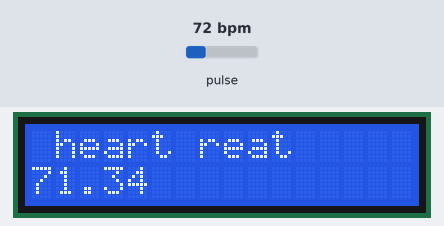
The sketch below on a simulated Arduino Uno, built with avr-gcc and run on an emulated ATmega328P. Shown: 16×2 character LCD. The inputs (shaded band) are chosen by the test bench; at power-on: pulse 72 bpm. What the sketch prints to the serial monitor is not drawn.

Above: at 1.3 s.
1.4 s: pulse set to 70 bpm
At 2.4 s:
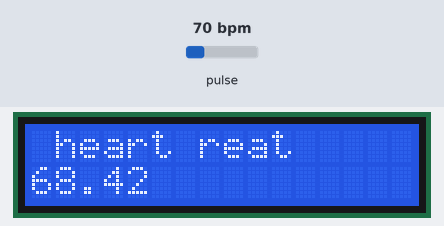
4.1 s: pulse set to 130 bpm
At 4.84 s:
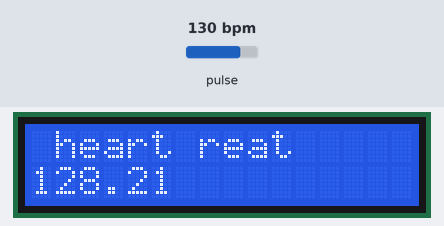
6.1 s: pulse set to 42 bpm
At 8.2 s:
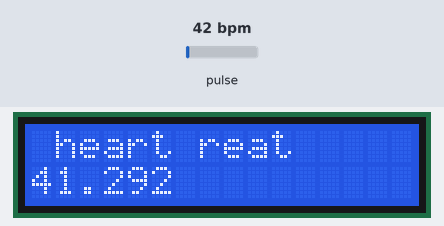
Timing chart, 0 to 9.7 s (numbered marks = the images above; inputs shaded):
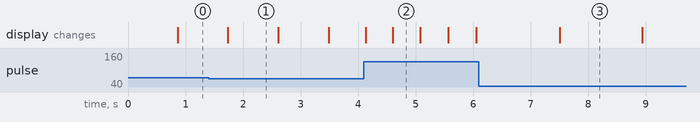

The sketch:

Arduino_HeartRate.ino
```cpp
#include <Wire.h>
#include "MAX30105.h"
#include <LiquidCrystal_I2C.h>
LiquidCrystal_I2C lcd(0x27, 16, 2);
#include "heartRate.h"

MAX30105 particleSensor;

const byte RATE_SIZE = 4; //Increase this for more averaging. 4 is good.
byte rates[RATE_SIZE]; //Array of heart rates
byte rateSpot = 0;
long lastBeat = 0; //Time at which the last beat occurred

float beatsPerMinute;
int beatAvg;

void setup()
{
  Serial.begin(115200);
  Serial.println("Initializing...");
  lcd.begin(16,2);//Defining 16 columns and 2 rows of lcd display
lcd.init();
lcd.backlight();//To Power ON the back light


  // Initialize sensor
  if (!particleSensor.begin(Wire, I2C_SPEED_FAST)) //Use default I2C port, 400kHz speed
  {
    Serial.println("MAX30105 was not found. Please check wiring/power. ");
    while (1);
  }
  Serial.println("Place your index finger on the sensor with steady pressure.");

  particleSensor.setup(); //Configure sensor with default settings
  particleSensor.setPulseAmplitudeRed(0x0A); //Turn Red LED to low to indicate sensor is running
  particleSensor.setPulseAmplitudeGreen(0); //Turn off Green LED
}

void loop()
{
  long irValue = particleSensor.getIR();

  if (checkForBeat(irValue) == true)
  {
    //We sensed a beat!
    long delta = millis() - lastBeat;
    lastBeat = millis();

    beatsPerMinute = 60 / (delta / 1000.0);

    if (beatsPerMinute < 255 && beatsPerMinute > 20)
    {
      rates[rateSpot++] = (byte)beatsPerMinute; //Store this reading in the array
      rateSpot %= RATE_SIZE; //Wrap variable

      //Take average of readings
      beatAvg = 0;
      for (byte x = 0 ; x < RATE_SIZE ; x++)
        beatAvg += rates[x];
      beatAvg /= RATE_SIZE;
    }
  }

  Serial.print("IR=");
  Serial.print(irValue);
  Serial.print(", BPM=");
  Serial.print(beatsPerMinute);
  Serial.print(", Avg BPM=");
  Serial.print(beatAvg);

  if (irValue < 50000)
    Serial.print(" No finger?");

  Serial.println();

  lcd.setCursor(0,0);
  lcd.print(" heart reat ");
  lcd.setCursor(0,1);
  lcd.print(beatsPerMinute);

}
```

Measured:
- after the input at 1.4 s, the display: changes after 0.34 s (image 1)
- after the input at 4.1 s, the display: first changes at once (image 2 shows a later state)
- what the display in image 1 shows lasts 0.9 s, from 1.7 s to 2.6 s
- what the display in image 2 shows lasts 0.5 s, from 4.6 s to 5.1 s
